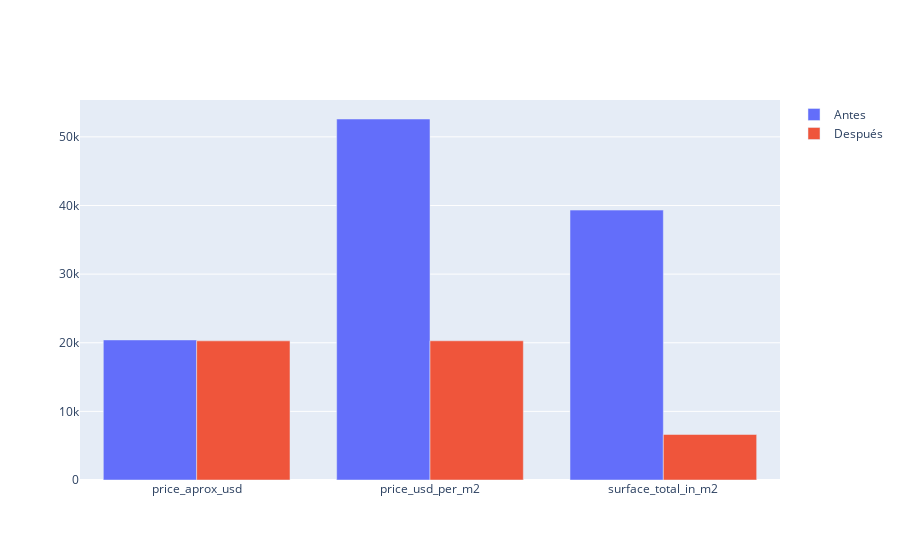

Notebook cell for this chart:
### Code cell
arrayVariables=["price_aprox_usd", "price_usd_per_m2", "surface_total_in_m2"]

fig = go.Figure(data=[
    go.Bar(name='Antes', x=arrayVariables, y=[priceAproxUSDNulosInicio, priceUSDPerM2NulosInicio, surfaceTotalInM2NulosInicio]),
    go.Bar(name='Después', x=arrayVariables, y=[priceAproxUSDNulosFin, priceUSDPerM2NulosFin, surfaceTotalInM2NulosFin])
])
# Change the bar mode
fig.update_layout(barmode='group')
fig.show()

### Figure 1 — Plotly figure (JSON) as saved in the notebook; plotly's stock layout.template omitted (floating-point values rounded to 4 significant figures)
{"data": [{"name": "Antes", "type": "bar", "x": ["price_aprox_usd", "price_usd_per_m2", "surface_total_in_m2"], "y": [20410, 52603, 39328]}, {"name": "Después", "type": "bar", "x": ["price_aprox_usd", "price_usd_per_m2", "surface_total_in_m2"], "y": [20273, 20282, 6635]}], "layout": {"autosize": true, "barmode": "group", "xaxis": {"autorange": true, "range": [-0.5, 2.5], "type": "category"}, "yaxis": {"autorange": true, "range": [0, 55370.0], "type": "linear"}}}
